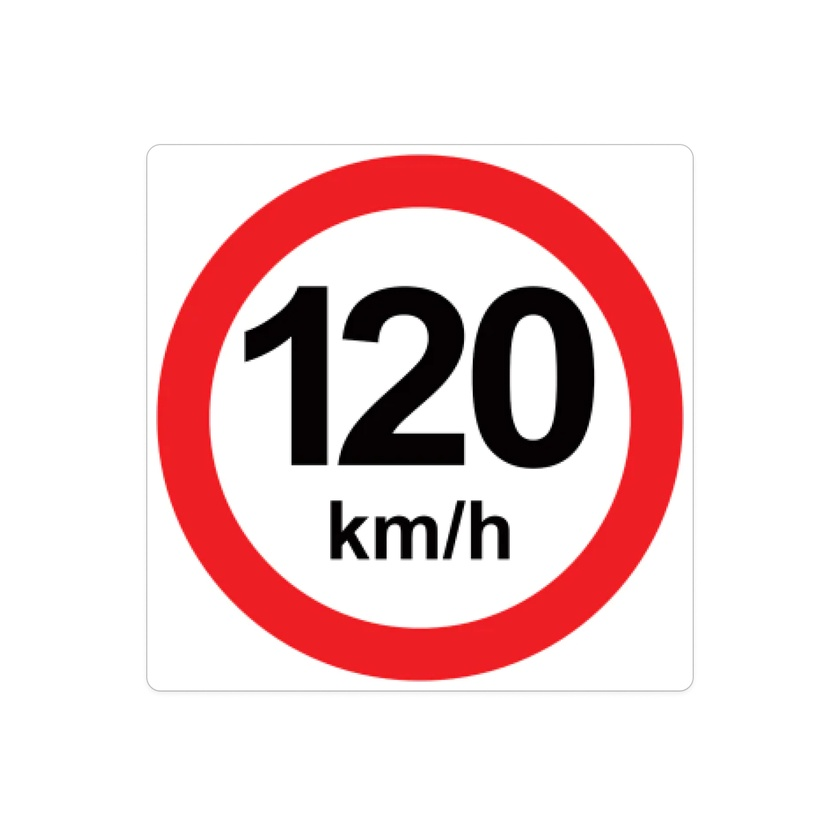
#> input picture classification/tests/120.jpg, 840 x 840 px, shrunk from 1528 x 1528 before the run, given in place of the camera
$ python index.py
#> lines starting #> are read from the running program, lines starting #| are printed output that depends on the picture; after the words box and inside, x2 and y2 are one past the last pixel; in counts of white or black regions, pixels touching at a corner belong together
#> further down, frame is the input picture: shape (840, 840, 3); mean B, G, R 216.7, 216, 239.1
import cv2

# Load your custom cascade classifier
custom_cascade = cv2.CascadeClassifier("./cascade/cascade.xml")

# Initialize the webcam
cap = cv2.VideoCapture(0)

def preprocessing(img):
    img = cv2.cvtColor(img,cv2.COLOR_BGR2GRAY)   # Converter em Gray
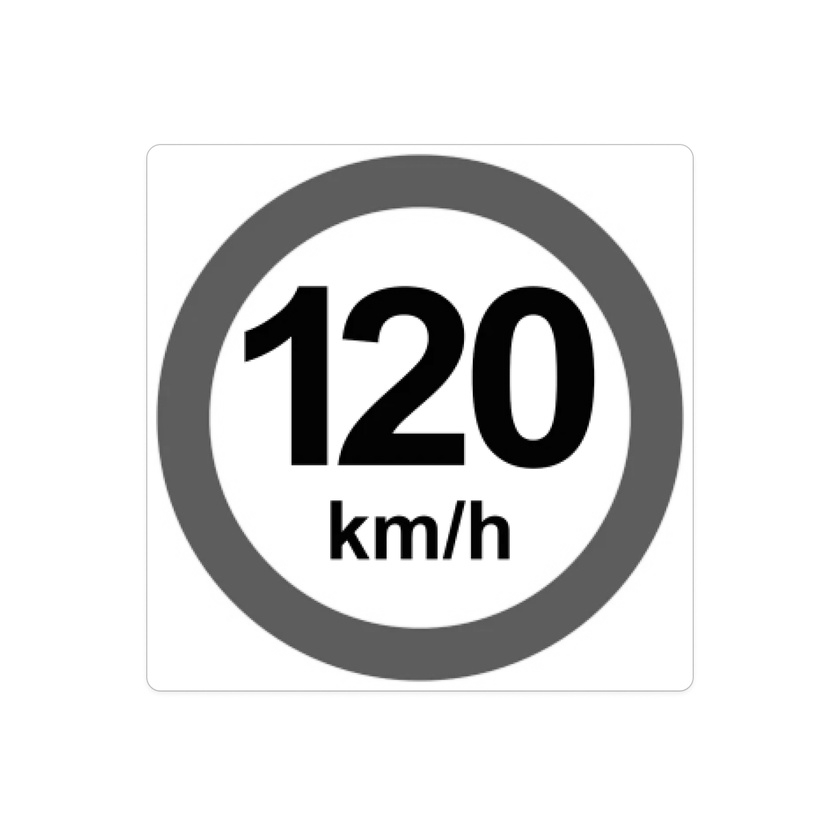
#> img: shape (840, 840); min 0, max 255, mean 223
    img = cv2.equalizeHist(img)   # Padronizar a Luminosidade das imagens
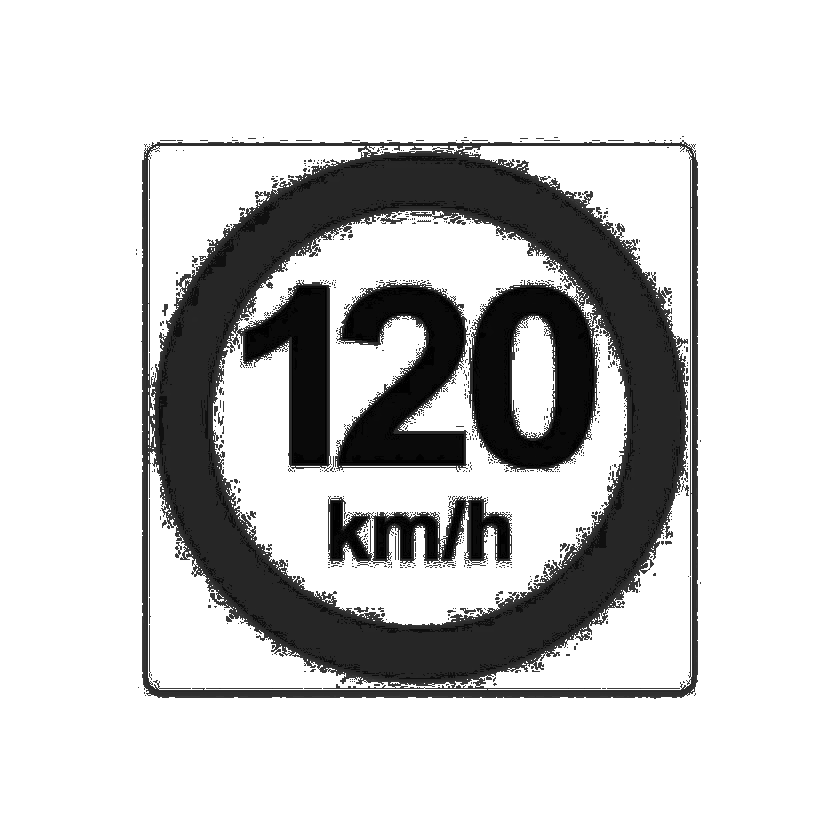
#> img: shape (840, 840); min 0, max 255, mean 204.2
    return img

while True:
    # Capture frame-by-frame
    ret, frame = cap.read()

    img = preprocessing(frame)

    # Detect objects using your custom cascade
    objects = custom_cascade.detectMultiScale(img, minSize=(32, 32),minNeighbors=5)
#> objects = [[104, 76, 640, 640]]

    # Draw rectangles around the detected objects
    for (x, y, w, h) in objects:
        cv2.rectangle(frame, (x, y), (x+w, y+h), (255, 0, 0), 2)
        face = frame[y:y+h, x:x+w]
        # Save the cropped face
        break
#> this loop made 1 pass
#> pass 1, `face = frame[y:y+h, x:x+w]`:
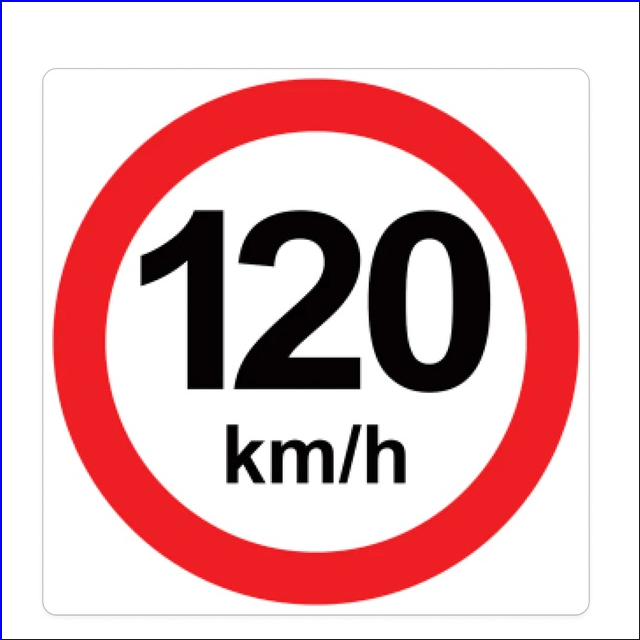
#> face: shape (640, 640, 3); mean B, G, R 189, 185.4, 225.2
#> after the loop:
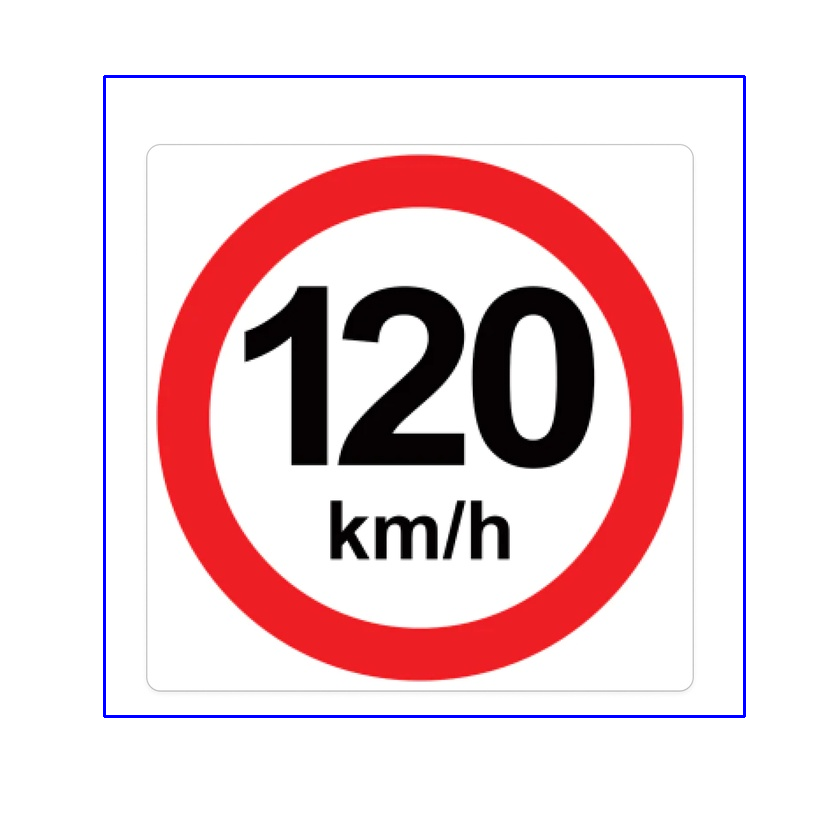
#> frame: shape (840, 840, 3); 1.09% of pixels changed, all inside (x1, y1, x2, y2) = (103, 75, 746, 718)

    # Display the resulting frame
    cv2.imshow('Object Detection', frame)

    # Check for 'q' key press to exit
    if cv2.waitKey(1) & 0xFF == ord('q'):
#> (key q is pressed here)
        break

# Release the capture
cap.release()
cv2.destroyAllWindows()

# C:/Users/Daniel/Desktop/openCv/opencv/build/x64/vc15/bin/opencv_annotation.exe --annotations=pos.txt --images=./pos

# C:/Users/Daniel/Desktop/openCv/opencv/build/x64/vc15/bin/opencv_createsamples.exe -info pos.txt -w 32 -h 32 -num 900 -vec pos.vec

# C:/Users/Daniel/Desktop/openCv/opencv/build/x64/vc15/bin/opencv_traincascade.exe -data cascade2/ -vec pos2.vec -bg neg.txt -precalcValBufSize 6000 -precalcIdxBufSize 6000 -numPos 565 -numNeg 2000 -numStages 11 -w 32 -h 32 -maxFalseAlarmRate 0.2 -minHitRate 0.999

$ run again, on classification/tests/20.jpg
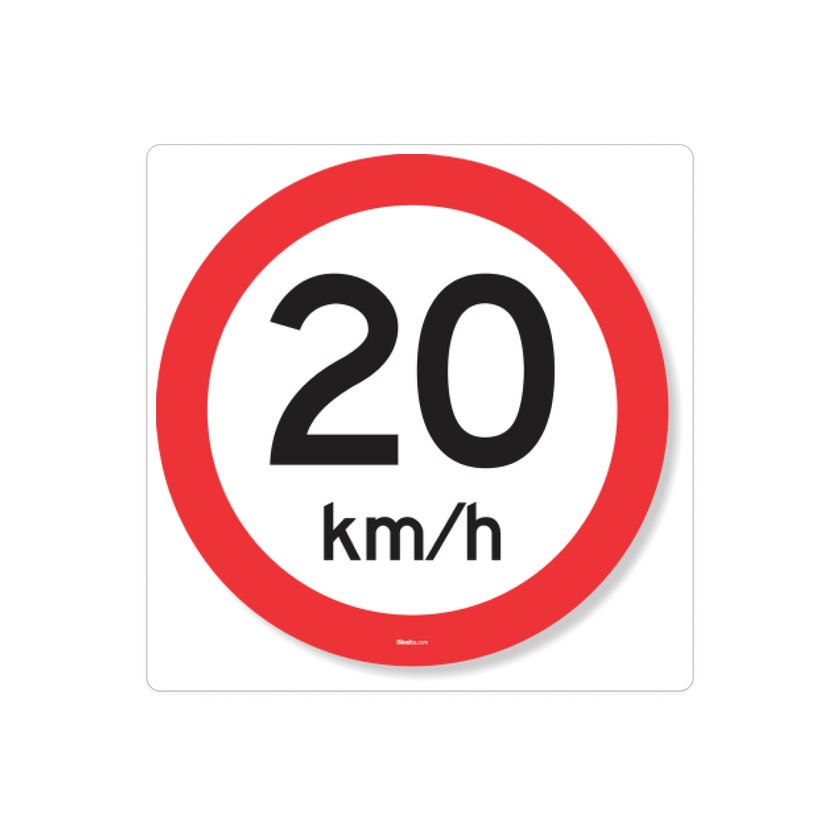
#> input picture classification/tests/20.jpg, 840 x 840 px, shrunk from 1528 x 1528 before the run, given in place of the camera
#> frame is the input picture: shape (840, 840, 3); mean B, G, R 223.7, 223.1, 242.7
#> in preprocessing, `img = cv2.equalizeHist(img)`:
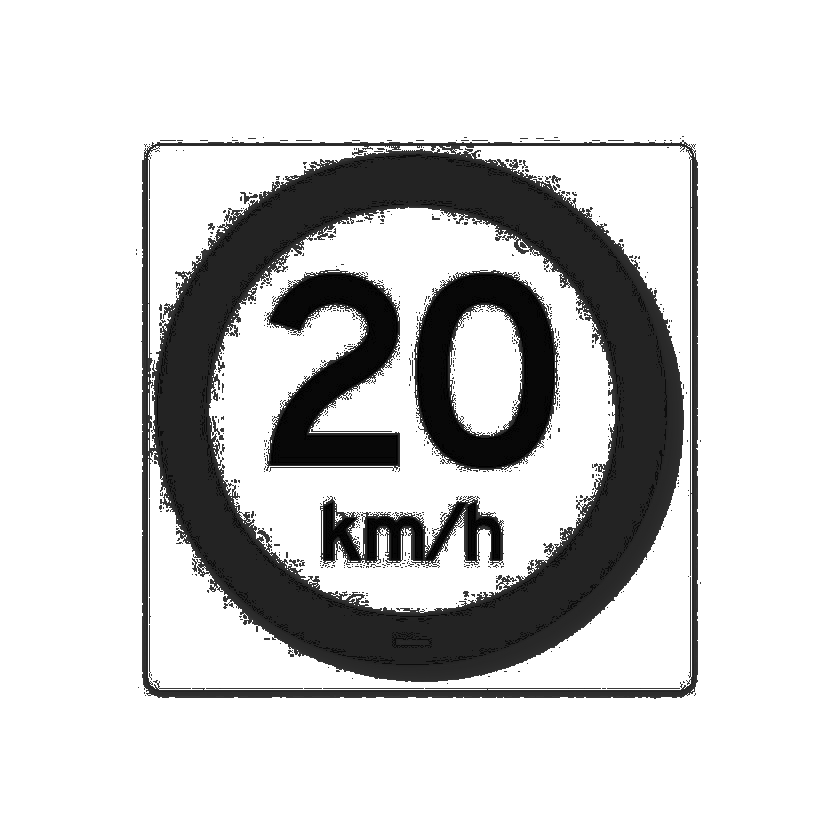
#> img: shape (840, 840); min 0, max 255, mean 206.8
#> objects = [[102, 93, 625, 625]]
#> the loop `for (x, y, w, h) in objects:` made 1 pass
#> after the loop `for (x, y, w, h) in objects:`:
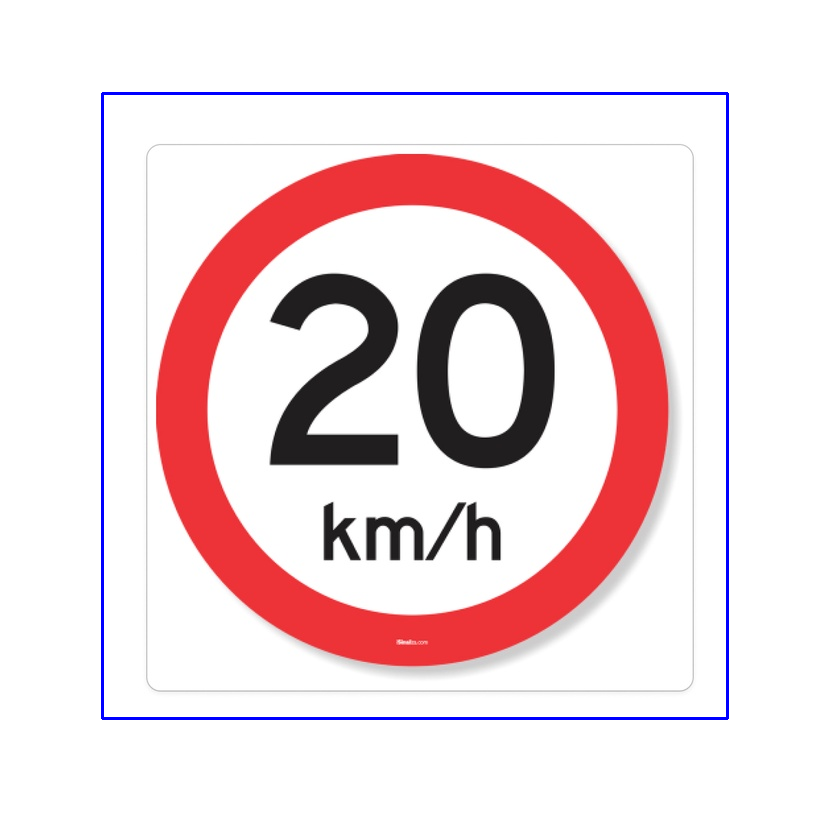
#> frame: shape (840, 840, 3); 1.06% of pixels changed, all inside (x1, y1, x2, y2) = (101, 92, 729, 720)

$ run again, on classification/tests/70.jpg
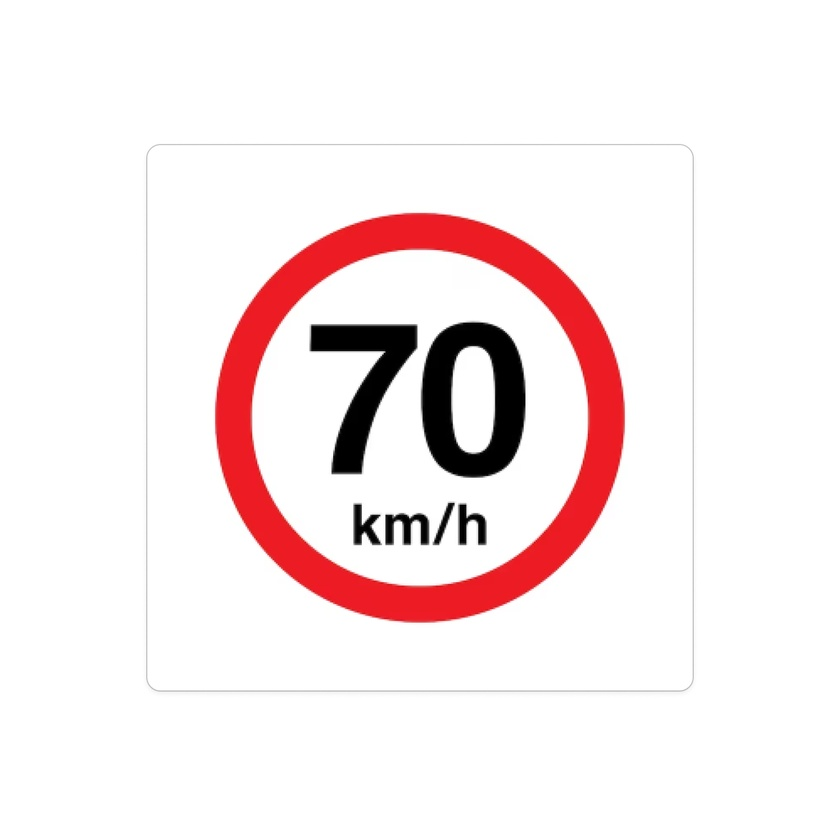
#> input picture classification/tests/70.jpg, 840 x 840 px, shrunk from 1528 x 1528 before the run, given in place of the camera
#> frame is the input picture: shape (840, 840, 3); mean B, G, R 234.9, 234.4, 246.8
#> in preprocessing, `img = cv2.equalizeHist(img)`:
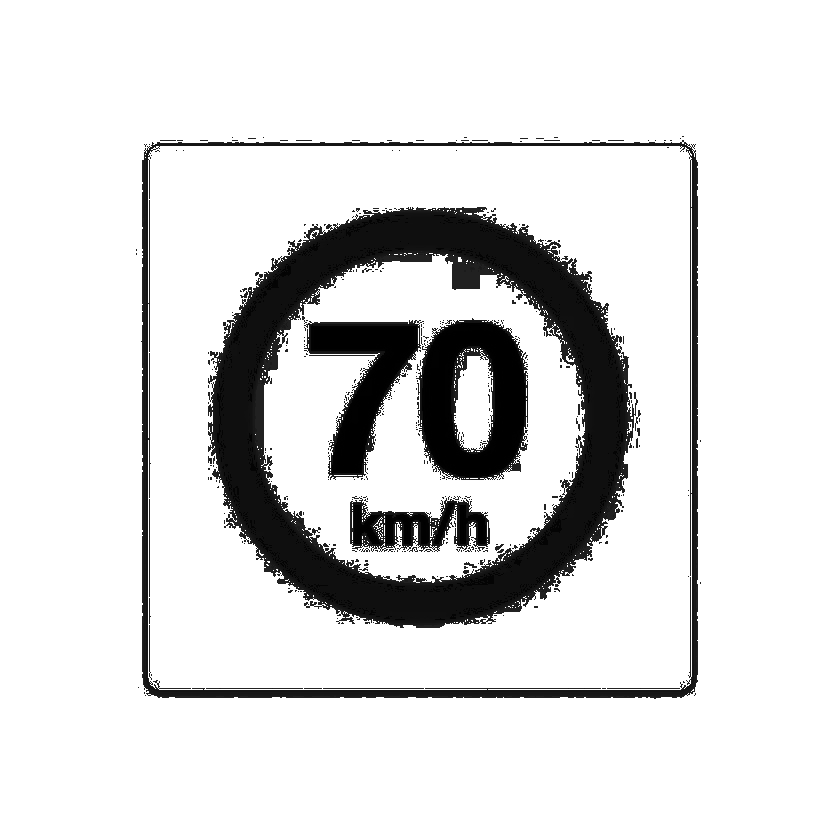
#> img: shape (840, 840); min 0, max 255, mean 220.8
#> objects = [[165, 154, 502, 502]]
#> the loop `for (x, y, w, h) in objects:` made 1 pass
#> after the loop `for (x, y, w, h) in objects:`:
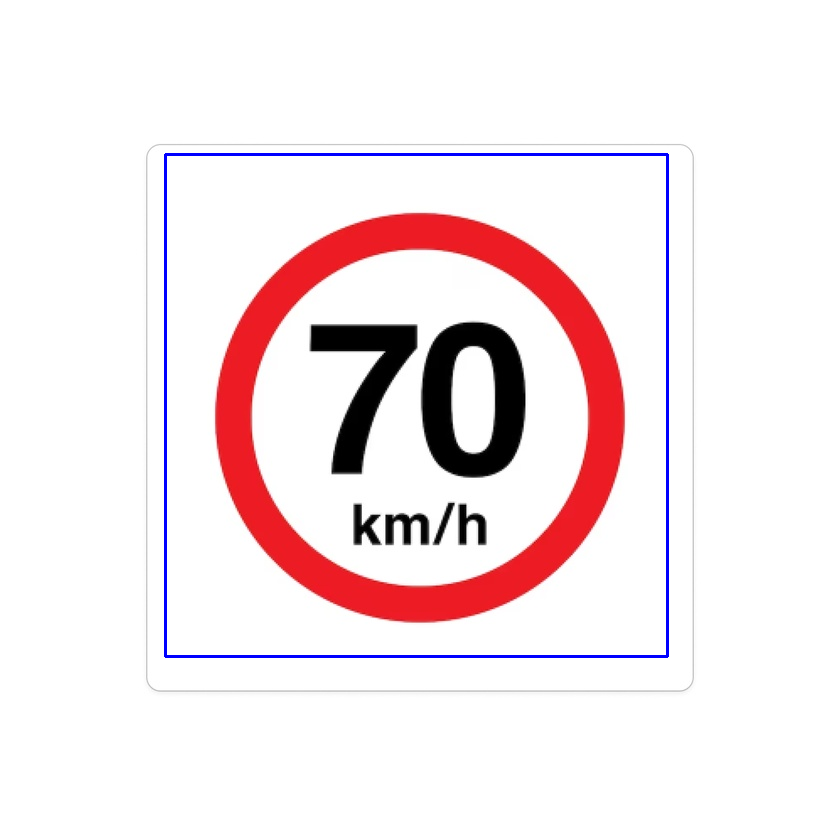
#> frame: shape (840, 840, 3); 0.85% of pixels changed, all inside (x1, y1, x2, y2) = (164, 153, 669, 658)
